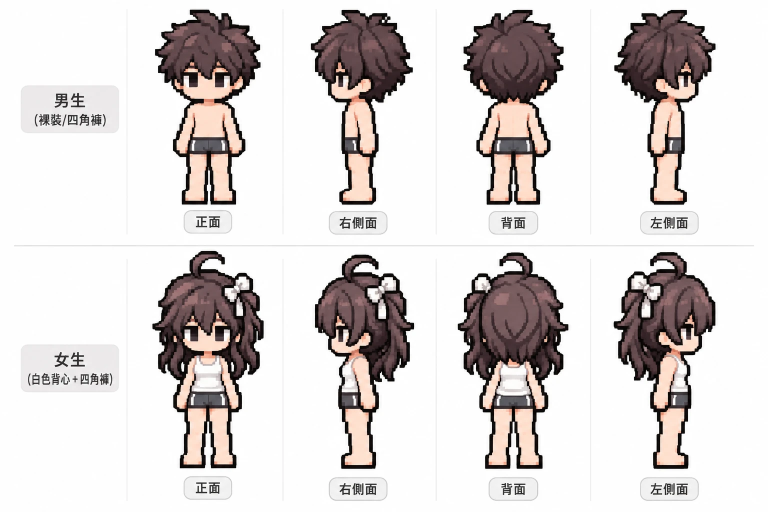
#> input picture tools/art/ref/base-sheet.webp, 1536 x 1024 px, given in place of m-front.webp, which was not available (shown at 1/2 size)
$ python extract_ref.py
#> lines starting #> are read from the running program, lines starting #| are printed output that depends on the picture
# 把參考圖（tools/art/ref/{m,f}-{front,side}.webp，AI 產生的像素畫）還原成固定的像素格，並去掉白色背景。
# 這些圖的方塊大小每張都不同、同一張裡也不完全一致，所以不去對齊原本的方塊，
# 而是把角色的高度切成固定的列數（ROWS，大約是每個方塊 2 格），每格取正中央的顏色。
# 這樣四張圖的角色會一樣高，零件座標也用同一個尺度。
import os, sys
from collections import Counter, deque
from PIL import Image

HERE = os.path.dirname(os.path.abspath(__file__))
INK = (20, 12, 13)
ROWS = {'m-front': 112, 'm-side': 112, 'f-front': 112, 'f-side': 112}   # 男女肩膀到腳底都是 55 列

def extract(name, colors=40):
#> called with name = 'm-front', colors = 40
    im = Image.open(os.path.join(HERE, 'ref', name + '.webp')).convert('RGB')
#> im is the input picture: PIL image 1536x1024 RGB; mean R, G, B 217.9, 212.9, 212
    px = im.load()
    dark = [(x, y) for y in range(0, im.height, 2) for x in range(0, im.width, 2) if sum(px[x, y]) < 360]
#> dark = 69801 items
    x0, y0 = min(p[0] for p in dark) - 2, min(p[1] for p in dark) - 2
#> x0 = 54; y0 = 18
    x1, y1 = max(p[0] for p in dark) + 3, max(p[1] for p in dark) + 3
#> x1 = 1433; y1 = 991
    cell = (y1 - y0) / ROWS[name]
#> cell = 8.69
    pad = 2
    w, h = int((x1 - x0) / cell) + 1 + pad * 2, ROWS[name] + pad * 2
#> w = 163; h = 116
    small = Image.new('RGB', (w, h), (255, 255, 255))
#> small: PIL image 163x116 RGB; every value is 255
    for j in range(h):
        for i in range(w):
            # 取格子正中央附近的中位數顏色：黑框和色塊的邊界才會落在原本的位置，粗細不會被旁邊的顏色吃掉
            cx, cy = x0 + (i - pad + 0.5) * cell, y0 + (j - pad + 0.5) * cell
            pts = [px[int(cx + dx), int(cy + dy)] for dx in (-1, 0, 1) for dy in (-1, 0, 1)
                   if 0 <= int(cx + dx) < im.width and 0 <= int(cy + dy) < im.height]
            if not pts: continue
            pts.sort(key=sum)
            small.putpixel((i, j), pts[len(pts) // 2])
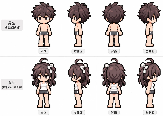
#> small: PIL image 163x116 RGB; mean R, G, B 214.4, 209, 207.9
    out = small.quantize(colors=colors, method=Image.Quantize.MEDIANCUT, dither=Image.Dither.NONE).convert('RGBA')
    op = out.load()
    for y in range(h):                       # 外框統一成同一個黑色（原圖的黑框有壓縮造成的深淺）
        for x in range(w):
            if sum(op[x, y][:3]) < 130: op[x, y] = INK + (255,)
    seen = set(); dq = deque([(x, y) for x in range(w) for y in (0, h - 1)] + [(x, y) for y in range(h) for x in (0, w - 1)])
    while dq:                                # 從四邊往內填：接近白色的是背景
        x, y = dq.popleft()
        if (x, y) in seen or not (0 <= x < w and 0 <= y < h): continue
        seen.add((x, y))
        if min(op[x, y][:3]) < 225: continue
        op[x, y] = (0, 0, 0, 0)
        dq.extend([(x + 1, y), (x - 1, y), (x, y + 1), (x, y - 1)])
#> this loop made 54134 passes
#> (x, y) on passes 1 to 3: (0, 0), (0, 115), (1, 0)
#> after the loop, seen = 14683 items
    return out.crop(out.getbbox())
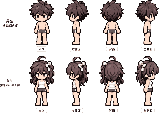
#> returned value: PIL image 159x113 RGBA; mean R, G, B, A 37.2, 31.2, 30.2, 78.3; transparent parts drawn white

if __name__ == '__main__':
    for n in ROWS:
        im = extract(n)
        print(n, im.size)
#| m-front (159, 113)
        if len(sys.argv) > 1: im.save(os.path.join(sys.argv[1], n + '.png'))
#> pass 2 of the loop `for n in ROWS:`:
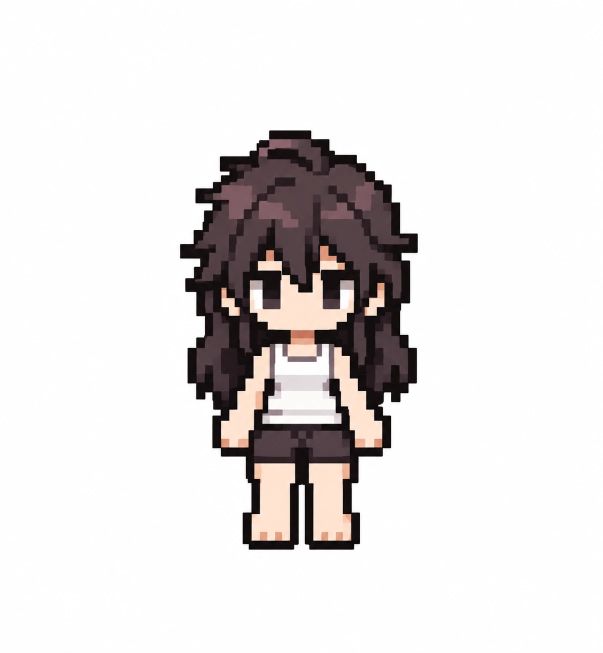
#> input picture tools/art/ref/f-front.webp, 1205 x 1305 px, given in place of m-side.webp, which was not available (shown at 1/2 size)
#> in extract, im is the input picture: PIL image 1205x1305 RGB; mean R, G, B 227.3, 224.4, 224.1
#> dark = 51206 items
#> x0 = 358; y0 = 260
#> x1 = 837; y1 = 1101
#> cell = 7.51
#> w = 68
#> in extract (call 2), `out = small.quantize(colors=colors, method=Image.Quantize.MEDIANCUT, d..`:
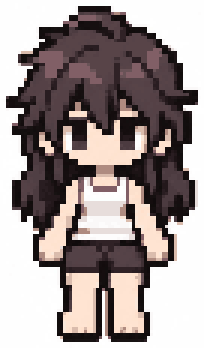
#> out: PIL image 68x116 RGBA (shown 3 times larger); mean R, G, B, A 159.1, 148.6, 147.5, 255
#> the loop in extract (call 2), `while dq:` made 11596 passes
#> after the loop in extract (call 2), `while dq:`: seen = 3199 items
#> in extract (call 2), `return out.crop(out.getbbox())`:
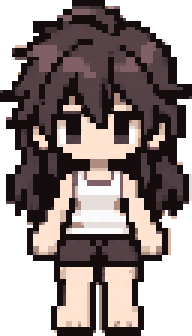
#> returned value: PIL image 64x112 RGBA (shown 3 times larger); mean R, G, B, A 74.1, 62.5, 61.2, 180.8; transparent parts drawn white
#| m-side (64, 112)
